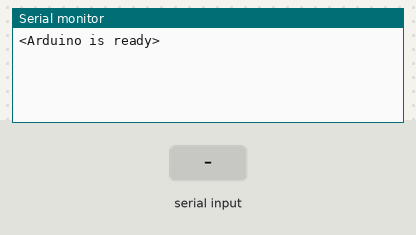
The sketch below on a simulated Arduino Uno, built with avr-gcc and run on an emulated ATmega328P. Parts: the last lines printed to the serial monitor. The test bench sets the inputs (shaded band).

Above: at 1.2 s.
1.3 s: "90,45\n" received over Serial
At 2.5 s:
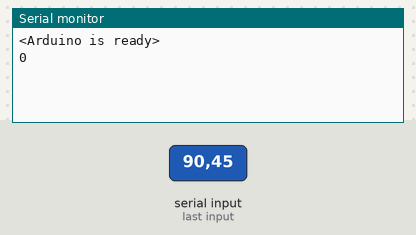
2.8 s: "30,150\n" received over Serial
At 3.8 s:
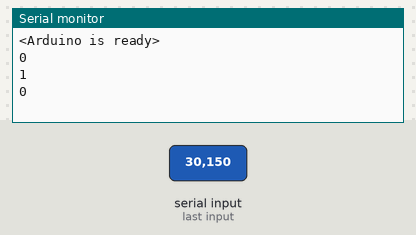

Measured:
- after the input at 1.3 s, the serial monitor: prints a new line at once (image 1)
- after the input at 2.8 s, the serial monitor: prints a new line at once (image 2)

The sketch:

sketch.ino
```cpp
#define BAUD 115200
char receivedOptionChar;
char receivedParaChar;
boolean newData = false;
int stepsize = 100;
void setup() {
 Serial.begin(115200);
 Serial.println("<Arduino is ready>");
}
//all acess should be done with a two char system
void loop() {
 if(recvChar()==1){
    control(convertChar(receivedOptionChar));
 };
 cleanup();

}
void cleanup(){
  receivedOptionChar = char("");
  receivedParaChar = char("");
  newData = false;
}
int recvChar() {
 if (Serial.available() > 0) {
  receivedOptionChar = Serial.read();
  if(receivedOptionChar != '\n')
    delay(10);
    receivedParaChar = Serial.read();
    newData = true;
    return 1;
  }
  return 0;
}

int convertChar(char ch){
  if(int(ch)>96){
    return int(ch)-61;
  }
  if(int(ch)>58){
    return int(ch)-55;
  }
  return int(ch)-48;
}

void showNewData() {
 if (newData == true) {
  Serial.print("This just in ... ");
  Serial.println(convertChar(receivedOptionChar));
  newData = false;
 }
}
// option selection
// 1. getSensorXAngle takes two pulls
// 2. getSensorYAngle takes two pulls
// 3. stepMotorUp     takes two pulls
// 4. stepMotorDown   takes two pulls
// 5. bIsMotorsOk     takes two pulls
int control(int option){
  switch(option){
    case 1:
      Serial.println(getSensorX(receivedParaChar));
      break;
    case 2:
      Serial.println(getSensorY(receivedParaChar));
      break;
    case 3:
      Serial.println(stepMotorUp(receivedParaChar));
      break;
    case 4:
      Serial.println(stepMotorDown(receivedParaChar));
      break;
    case 5:
      Serial.println(bIsMotorsOk());
      break;
    default:
      newData = false;
      return 1;
  }
  newData = false;
  return 0;
}

int getSensorX(int pin){
  return analogRead("A"+pin);
}
int getSensorY(int pin){
  return analogRead("A"+pin);
}
double getEncoder(int pin){

}
//dum doesnt look at current to see if motor is stalled. Also doesnt take height into count yet.
bool stepMotorUp(int pin){
double stopper = getEncoder(pin)+stepsize;
  while(getEncoder(pin)>=stopper){
    digitalWrite(pin,HIGH);
  }
  digitalWrite(pin,LOW);
  return true;
}
bool stepMotorDown(int pin){
  double stopper = getEncoder(pin)-stepsize;
  while(getEncoder(pin)<=stopper){
    digitalWrite(pin,HIGH);
  }
  digitalWrite(pin,LOW);
  return true;
}
bool bIsMotorsOk(){
  return false;
};
```
